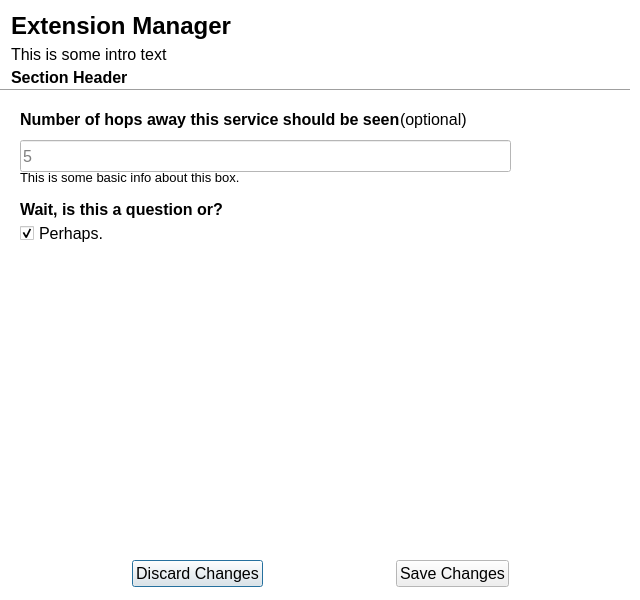
<?xml version="1.0" encoding="UTF-8"?>
<ui version="4.0">
 <class>app_settings</class>
 <widget class="QDialog" name="app_settings">
  <property name="windowModality">
   <enum>Qt::ApplicationModal</enum>
  </property>
  <property name="geometry">
   <rect>
    <x>0</x>
    <y>0</y>
    <width>640</width>
    <height>600</height>
   </rect>
  </property>
  <property name="minimumSize">
   <size>
    <width>0</width>
    <height>0</height>
   </size>
  </property>
  <property name="maximumSize">
   <size>
    <width>640</width>
    <height>16777215</height>
   </size>
  </property>
  <property name="palette">
   <palette>
    <active>
     <colorrole role="Base">
      <brush brushstyle="SolidPattern">
       <color alpha="255">
        <red>255</red>
        <green>255</green>
        <blue>255</blue>
       </color>
      </brush>
     </colorrole>
     <colorrole role="Window">
      <brush brushstyle="SolidPattern">
       <color alpha="255">
        <red>255</red>
        <green>255</green>
        <blue>255</blue>
       </color>
      </brush>
     </colorrole>
    </active>
    <inactive>
     <colorrole role="Base">
      <brush brushstyle="SolidPattern">
       <color alpha="255">
        <red>255</red>
        <green>255</green>
        <blue>255</blue>
       </color>
      </brush>
     </colorrole>
     <colorrole role="Window">
      <brush brushstyle="SolidPattern">
       <color alpha="255">
        <red>255</red>
        <green>255</green>
        <blue>255</blue>
       </color>
      </brush>
     </colorrole>
    </inactive>
    <disabled>
     <colorrole role="Base">
      <brush brushstyle="SolidPattern">
       <color alpha="255">
        <red>255</red>
        <green>255</green>
        <blue>255</blue>
       </color>
      </brush>
     </colorrole>
     <colorrole role="Window">
      <brush brushstyle="SolidPattern">
       <color alpha="255">
        <red>255</red>
        <green>255</green>
        <blue>255</blue>
       </color>
      </brush>
     </colorrole>
    </disabled>
   </palette>
  </property>
  <property name="font">
   <font>
    <pointsize>12</pointsize>
   </font>
  </property>
  <property name="windowTitle">
   <string>Commotion Error</string>
  </property>
  <widget class="Line" name="line">
   <property name="geometry">
    <rect>
     <x>0</x>
     <y>80</y>
     <width>630</width>
     <height>20</height>
    </rect>
   </property>
   <property name="orientation">
    <enum>Qt::Horizontal</enum>
   </property>
  </widget>
  <widget class="QLabel" name="section_head">
   <property name="geometry">
    <rect>
     <x>11</x>
     <y>68</y>
     <width>141</width>
     <height>24</height>
    </rect>
   </property>
   <property name="maximumSize">
    <size>
     <width>600</width>
     <height>30</height>
    </size>
   </property>
   <property name="font">
    <font>
     <weight>75</weight>
     <bold>true</bold>
    </font>
   </property>
   <property name="text">
    <string>Section Header</string>
   </property>
   <property name="alignment">
    <set>Qt::AlignLeading|Qt::AlignLeft|Qt::AlignTop</set>
   </property>
   <property name="wordWrap">
    <bool>true</bool>
   </property>
   <property name="margin">
    <number>1</number>
   </property>
  </widget>
  <widget class="QLabel" name="extension_manager_head">
   <property name="geometry">
    <rect>
     <x>11</x>
     <y>11</y>
     <width>600</width>
     <height>30</height>
    </rect>
   </property>
   <property name="maximumSize">
    <size>
     <width>600</width>
     <height>30</height>
    </size>
   </property>
   <property name="font">
    <font>
     <pointsize>18</pointsize>
     <weight>75</weight>
     <bold>true</bold>
    </font>
   </property>
   <property name="text">
    <string>Extension Manager</string>
   </property>
   <property name="scaledContents">
    <bool>false</bool>
   </property>
   <property name="wordWrap">
    <bool>true</bool>
   </property>
   <property name="margin">
    <number>0</number>
   </property>
  </widget>
  <widget class="QLabel" name="_intro_text">
   <property name="geometry">
    <rect>
     <x>11</x>
     <y>42</y>
     <width>438</width>
     <height>24</height>
    </rect>
   </property>
   <property name="maximumSize">
    <size>
     <width>600</width>
     <height>25</height>
    </size>
   </property>
   <property name="text">
    <string>This is some intro text</string>
   </property>
   <property name="alignment">
    <set>Qt::AlignLeading|Qt::AlignLeft|Qt::AlignVCenter</set>
   </property>
   <property name="margin">
    <number>1</number>
   </property>
  </widget>
  <widget class="QWidget" name="layoutWidget">
   <property name="geometry">
    <rect>
     <x>5</x>
     <y>560</y>
     <width>631</width>
     <height>34</height>
    </rect>
   </property>
   <layout class="QHBoxLayout" name="horizontalLayout">
    <property name="sizeConstraint">
     <enum>QLayout::SetMinAndMaxSize</enum>
    </property>
    <item>
     <spacer name="horizontalSpacer">
      <property name="orientation">
       <enum>Qt::Horizontal</enum>
      </property>
      <property name="sizeHint" stdset="0">
       <size>
        <width>40</width>
        <height>20</height>
       </size>
      </property>
     </spacer>
    </item>
    <item>
     <widget class="QPushButton" name="discard_button">
      <property name="text">
       <string>Discard Changes</string>
      </property>
     </widget>
    </item>
    <item>
     <spacer name="horizontalSpacer_4">
      <property name="orientation">
       <enum>Qt::Horizontal</enum>
      </property>
      <property name="sizeType">
       <enum>QSizePolicy::Expanding</enum>
      </property>
      <property name="sizeHint" stdset="0">
       <size>
        <width>40</width>
        <height>20</height>
       </size>
      </property>
     </spacer>
    </item>
    <item>
     <widget class="QPushButton" name="save_button">
      <property name="text">
       <string>Save Changes</string>
      </property>
     </widget>
    </item>
    <item>
     <spacer name="horizontalSpacer_3">
      <property name="orientation">
       <enum>Qt::Horizontal</enum>
      </property>
      <property name="sizeHint" stdset="0">
       <size>
        <width>29</width>
        <height>20</height>
       </size>
      </property>
     </spacer>
    </item>
   </layout>
  </widget>
  <widget class="QLabel" name="subsection2">
   <property name="geometry">
    <rect>
     <x>20</x>
     <y>200</y>
     <width>381</width>
     <height>24</height>
    </rect>
   </property>
   <property name="maximumSize">
    <size>
     <width>600</width>
     <height>30</height>
    </size>
   </property>
   <property name="font">
    <font>
     <weight>75</weight>
     <bold>true</bold>
    </font>
   </property>
   <property name="text">
    <string>Wait, is this a question or?</string>
   </property>
   <property name="alignment">
    <set>Qt::AlignLeading|Qt::AlignLeft|Qt::AlignTop</set>
   </property>
   <property name="wordWrap">
    <bool>true</bool>
   </property>
   <property name="margin">
    <number>1</number>
   </property>
  </widget>
  <widget class="QCheckBox" name="app_perm">
   <property name="geometry">
    <rect>
     <x>20</x>
     <y>220</y>
     <width>541</width>
     <height>26</height>
    </rect>
   </property>
   <property name="text">
    <string>Perhaps.</string>
   </property>
   <property name="checked">
    <bool>true</bool>
   </property>
  </widget>
  <widget class="QLabel" name="optional2">
   <property name="geometry">
    <rect>
     <x>400</x>
     <y>110</y>
     <width>121</width>
     <height>24</height>
    </rect>
   </property>
   <property name="maximumSize">
    <size>
     <width>600</width>
     <height>30</height>
    </size>
   </property>
   <property name="font">
    <font>
     <weight>50</weight>
     <bold>false</bold>
    </font>
   </property>
   <property name="text">
    <string>(optional)</string>
   </property>
   <property name="alignment">
    <set>Qt::AlignLeading|Qt::AlignLeft|Qt::AlignTop</set>
   </property>
   <property name="wordWrap">
    <bool>true</bool>
   </property>
   <property name="margin">
    <number>1</number>
   </property>
  </widget>
  <widget class="QLabel" name="info_descriptor">
   <property name="geometry">
    <rect>
     <x>20</x>
     <y>170</y>
     <width>491</width>
     <height>24</height>
    </rect>
   </property>
   <property name="maximumSize">
    <size>
     <width>600</width>
     <height>30</height>
    </size>
   </property>
   <property name="font">
    <font>
     <pointsize>10</pointsize>
     <weight>50</weight>
     <italic>false</italic>
     <bold>false</bold>
    </font>
   </property>
   <property name="text">
    <string>This is some basic info about this box.</string>
   </property>
   <property name="alignment">
    <set>Qt::AlignLeading|Qt::AlignLeft|Qt::AlignTop</set>
   </property>
   <property name="wordWrap">
    <bool>true</bool>
   </property>
   <property name="margin">
    <number>1</number>
   </property>
  </widget>
  <widget class="QLabel" name="app_hops_head">
   <property name="geometry">
    <rect>
     <x>20</x>
     <y>110</y>
     <width>381</width>
     <height>24</height>
    </rect>
   </property>
   <property name="maximumSize">
    <size>
     <width>600</width>
     <height>30</height>
    </size>
   </property>
   <property name="font">
    <font>
     <weight>75</weight>
     <bold>true</bold>
    </font>
   </property>
   <property name="text">
    <string>Number of hops away this service should be seen</string>
   </property>
   <property name="alignment">
    <set>Qt::AlignLeading|Qt::AlignLeft|Qt::AlignTop</set>
   </property>
   <property name="wordWrap">
    <bool>true</bool>
   </property>
   <property name="margin">
    <number>1</number>
   </property>
  </widget>
  <widget class="QLineEdit" name="text_entry">
   <property name="geometry">
    <rect>
     <x>20</x>
     <y>140</y>
     <width>491</width>
     <height>32</height>
    </rect>
   </property>
   <property name="text">
    <string/>
   </property>
   <property name="readOnly">
    <bool>false</bool>
   </property>
   <property name="placeholderText">
    <string>5</string>
   </property>
  </widget>
  <zorder>section_head</zorder>
  <zorder>extension_manager_head</zorder>
  <zorder>_intro_text</zorder>
  <zorder>layoutWidget</zorder>
  <zorder>line</zorder>
  <zorder>subsection2</zorder>
  <zorder>app_perm</zorder>
  <zorder>optional2</zorder>
  <zorder>info_descriptor</zorder>
  <zorder>app_hops_head</zorder>
  <zorder>text_entry</zorder>
 </widget>
 <resources>
  <include location="../untitled1/qml.qrc"/>
 </resources>
 <connections>
  <connection>
   <sender>discard_button</sender>
   <signal>clicked()</signal>
   <receiver>app_settings</receiver>
   <slot>close()</slot>
   <hints>
    <hint type="sourcelabel">
     <x>295</x>
     <y>485</y>
    </hint>
    <hint type="destinationlabel">
     <x>459</x>
     <y>-16</y>
    </hint>
   </hints>
  </connection>
  <connection>
   <sender>save_button</sender>
   <signal>clicked()</signal>
   <receiver>app_settings</receiver>
   <slot>close()</slot>
   <hints>
    <hint type="sourcelabel">
     <x>334</x>
     <y>489</y>
    </hint>
    <hint type="destinationlabel">
     <x>412</x>
     <y>14</y>
    </hint>
   </hints>
  </connection>
 </connections>
</ui>
